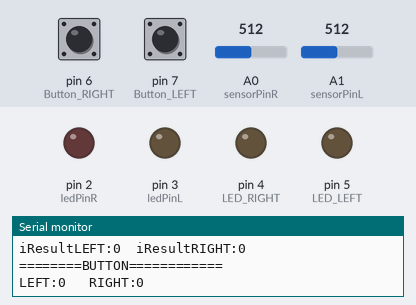
This sketch was run on a simulated Arduino Uno, built with avr-gcc and run on an emulated ATmega328P. On the bench: output pins drawn as LEDs (lit = HIGH), the last lines printed to the serial monitor. Dashed ring = blinking. The inputs (shaded band) are chosen by the test bench; at power-on: A0 (sensorPinR) = 512, A1 (sensorPinL) = 512, pin 6 (Button_RIGHT) LOW, pin 7 (Button_LEFT) LOW.

Above: at 1.2 s.
1.3 s: A0 (sensorPinR) set to 122
At 1.92 s:
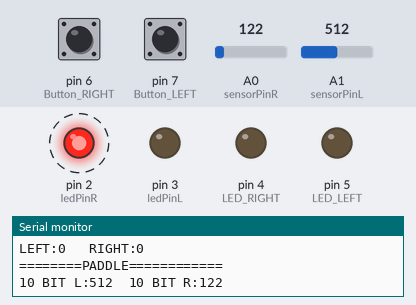
4.3 s: A0 (sensorPinR) set to 359
7.3 s: A0 (sensorPinR) set to 381
At 9.1 s:
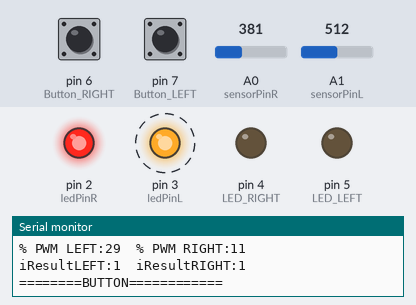
10.3 s: A1 (sensorPinL) set to 306
At 10.92 s:
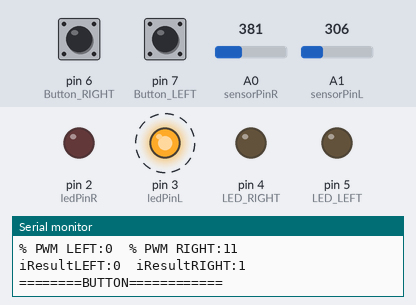
13.3 s: pin 6 (Button_RIGHT) pulled HIGH for 0.2 s
At 13.47 s:
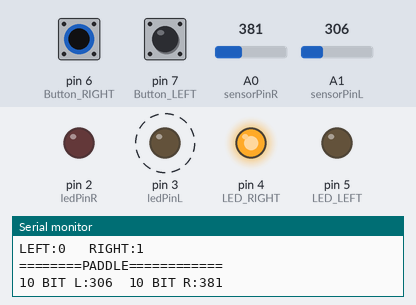
16.3 s: pin 7 (Button_LEFT) pulled HIGH for 0.2 s
At 16.51 s:
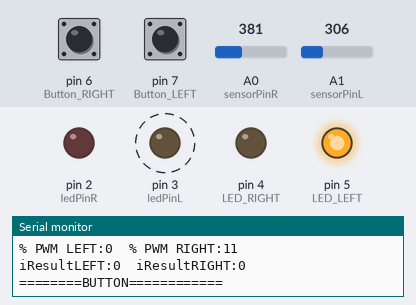
Timing chart, 0 to 20.3 s (numbered marks = the images above; inputs shaded):
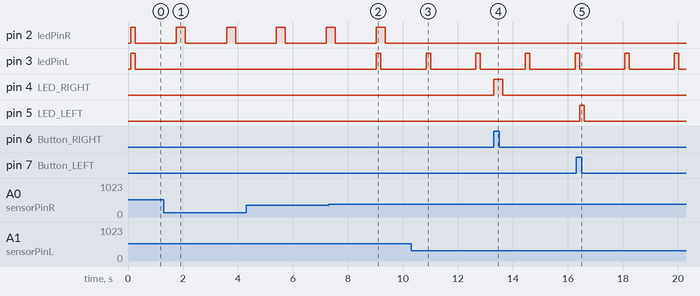

Measured:
- the behaviour switches between 372 and 373 on A0 (sensorPinR) (found by bisection; images 1 and 2)
- after the input at 1.3 s, pin 3 (ledPinL): stops changing and stays LOW
- after the input at 7.3 s, pin 3 (ledPinL): LOW → HIGH after 1.7 s, → LOW 0.17 s later
- after the input at 10.3 s, pin 2 (ledPinR): stops changing and stays LOW
- after the input at 13.3 s, pin 4 (LED_RIGHT): LOW → HIGH at once, → LOW 0.33 s later
- after the input at 16.3 s, pin 5 (LED_LEFT): LOW → HIGH after 0.13 s, → LOW 0.16 s later

The sketch:

HW_TEST_ButtonLR_PaddleLR_20250127.ino
```cpp
// #include <HID.h>

/*
  Button
  https://www.arduino.cc/en/Tutorial/BuiltInExamples/Button
*/

/*
  Analog Input

    https://www.arduino.cc/en/Tutorial/BuiltInExamples/AnalogInput
*/

// constants won't change. They're used here to set pin numbers:
const int Button_LEFT = 7;  // the number of the pushbutton pin
const int LED_LEFT = 5;    // the number of the LED pin

const int Button_RIGHT = 6;  // the number of the pushbutton pin
const int LED_RIGHT = 4;    // the number of the LED pin

// variables will change:
int Button_State_LEFT = 0;  // variable for reading the pushbutton status
int Button_State_RIGHT = 0;

int sensorPinR = A0;   // select the input pin for the potentiometer
int ledPinR = 2;      // select the pin for the LED
long sensorValueR = 0;  // variable to store the value coming from the sensor

int sensorPinL = A1;   // select the input pin for the potentiometer
int ledPinL = 3;      // select the pin for the LED
long sensorValueL = 0;  // variable to store the value coming from the sensor
long sensorMinValue= 300;

bool DEBUG=true;

void setup() {

  pinMode(LED_LEFT, OUTPUT);// initialize the LED pin as an output:
  pinMode(Button_LEFT, INPUT);// initialize the pushbutton pin as an input:
  pinMode(LED_RIGHT, OUTPUT);// initialize the LED pin as an output:
  pinMode(Button_RIGHT, INPUT);// initialize the pushbutton pin as an input:

  // declare the ledPin as an OUTPUT:
  pinMode(ledPinR, OUTPUT);
  pinMode(ledPinL, OUTPUT);

  //Initiate Serial communication.
  Serial.begin(9600);

  }

   //===================================================================
 bool LoadCycleRIGHT( long *LoopCounter,  long LoopCounterCieling, long Load)
 {
	 bool bONOFF=0;

    if ( *LoopCounter > LoopCounterCieling)
    {
         //if (bDEBUG) {  Serial.print("Reset Counter \n");}
        *LoopCounter=0;
    }

    if ( *LoopCounter > LoopCounterCieling*Load/100)
    {
         //if (bDEBUG) {  Serial.print("000000000000000000\n");}
        bONOFF=0;
    }
    if ( *LoopCounter < LoopCounterCieling*Load/100)
    {
        // if (bDEBUG) {  Serial.print("111111111111111111\n");}
        bONOFF=1;
    }

    return bONOFF;
}
  //===================================================================
 bool LoadCycleLEFT( unsigned  long *LoopCounter,  long LoopCounterCieling, long Load)
 {
	 bool bONOFF=0;

    if ( *LoopCounter > LoopCounterCieling)
    {
         //if (bDEBUG) {  Serial.print("Reset Counter \n");}
        *LoopCounter=0;
    }

    if ( *LoopCounter > LoopCounterCieling*Load/100)
    {
         //if (bDEBUG) {  Serial.print("...................\n");}
        bONOFF=0;
    }
    if ( *LoopCounter < LoopCounterCieling*Load/100)
    {
         //if (bDEBUG) {  Serial.print("--------------------\n");}
        bONOFF=1;
    }

    return bONOFF;
}
//===================================================================

  long nLoopCounter=0;
	int iResultLEFT=0;
  int iResultRIGHT=0;
	long nLoadLEFT=80;			// 0-100 %
  long nLoadRIGHT=80;			// 0-100 %
	long nPWM_period=10;  // length of on off pulses

void loop()
{
  //===============================================================
  // Program SETUP
   //delay(100);  // slow down the program for debuging
   bool bDEBUG=true;
   //bool bDEBUG=False
   // if (bDEBUG) {        };

 //===============================================================
  nLoopCounter++;
  iResultLEFT=LoadCycleLEFT( &nLoopCounter,nPWM_period,nLoadLEFT);
  iResultRIGHT=LoadCycleRIGHT( &nLoopCounter,nPWM_period,nLoadRIGHT);
//==================================================================
// Fire Buutons
//==================================================================
  // read the state of the pushbutton value:
  Button_State_LEFT = digitalRead(Button_LEFT);
  Button_State_RIGHT = digitalRead(Button_RIGHT);

  // check if the pushbutton is pressed. If it is, the buttonState is HIGH:
  if (Button_State_LEFT == HIGH)
        {
          // turn LED on:
          digitalWrite(LED_LEFT, HIGH);
        } else
        {
          // turn LED off:
          digitalWrite(LED_LEFT, LOW);
        }
  if (Button_State_RIGHT == HIGH)
        {
          // turn LED on:
          digitalWrite(LED_RIGHT, HIGH);
        } else
        {
          // turn LED off:
          digitalWrite(LED_RIGHT, LOW);
        }


  if (bDEBUG) {  Serial.print("\n========BUTTON============\n"); }

  if (bDEBUG) {  Serial.print("LEFT:" );}
  if (bDEBUG) {  Serial.print(Button_State_LEFT);}
  if (bDEBUG) {  Serial.print("   RIGHT:" );}
  if (bDEBUG) {  Serial.print(Button_State_RIGHT);}


//==================================================================
// Analog Paddle
// Long variables are extended size variables for number storage, and store 32 bits (4 bytes), from -2,147,483,648 to 2,147,483,647.
//==================================================================


  if (bDEBUG) {  Serial.print("\n========PADDLE============\n");}
   // read the value from the sensor:
  sensorValueR = analogRead(sensorPinR);
  sensorValueL = analogRead(sensorPinL);

  if (bDEBUG) {  Serial.print("10 BIT L:");}
  if (bDEBUG) {  Serial.print(sensorValueL);}
  if (bDEBUG) {  Serial.print("\t"); }
  if (bDEBUG) {  Serial.print("10 BIT R:");}
  if (bDEBUG) {  Serial.print(sensorValueR);}

  if (bDEBUG) {  Serial.println(); }

  sensorMinValue=300;
  nLoadLEFT=(sensorValueL-300)*100/(1024-sensorMinValue);  // 1024 * 100 = 102`400
  nLoadRIGHT=(sensorValueR-300)*100/(1024-sensorMinValue) ;

  if (bDEBUG) {  Serial.print("% PWM LEFT:" );}
  if (bDEBUG) {  Serial.print(nLoadLEFT);}
  if (bDEBUG) {  Serial.print("\t"); }
  if (bDEBUG) {  Serial.print("% PWM RIGHT:" );}
  if (bDEBUG) {  Serial.print(nLoadRIGHT);}
  if (bDEBUG) {  Serial.print("\t");}
  if (bDEBUG) {  Serial.println();   }

  if (bDEBUG) {  Serial.print("iResultLEFT:" );}
  if (bDEBUG) {  Serial.print(iResultLEFT);}
  if (bDEBUG) {  Serial.print("\t"); }

  if (bDEBUG) {  Serial.print("iResultRIGHT:" );}
  if (bDEBUG) {  Serial.print(iResultRIGHT);}
  if (bDEBUG) {  Serial.print("\t"); }

  if (iResultLEFT)
        {
          // turn LED on:
          digitalWrite(ledPinR, HIGH);
        } else
        {
          // turn LED off:
          digitalWrite(ledPinR, LOW);
        }

  if (iResultRIGHT)
        {
          digitalWrite(ledPinL, HIGH);
        } else
        {
          // turn LED off:
          digitalWrite(ledPinL, LOW);
        }


}
```
